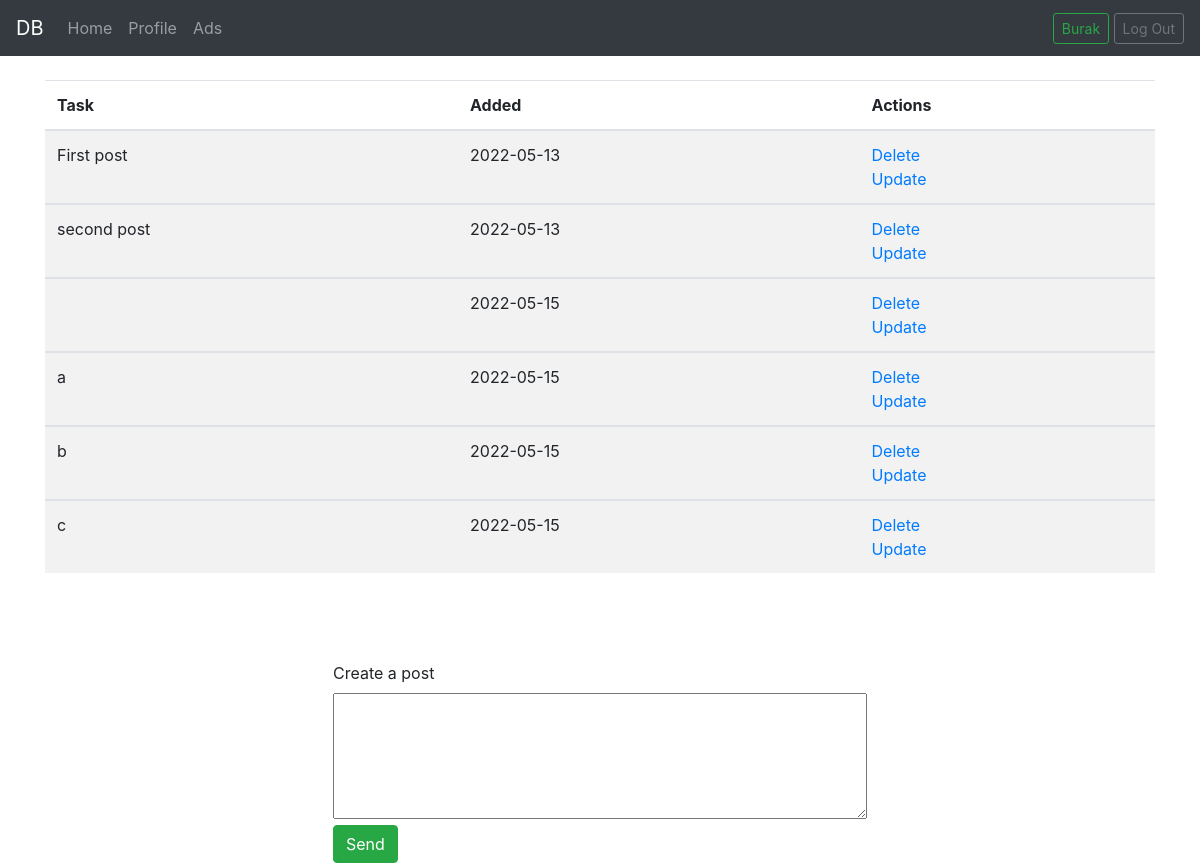
The app's page /profile (signed in), older data.
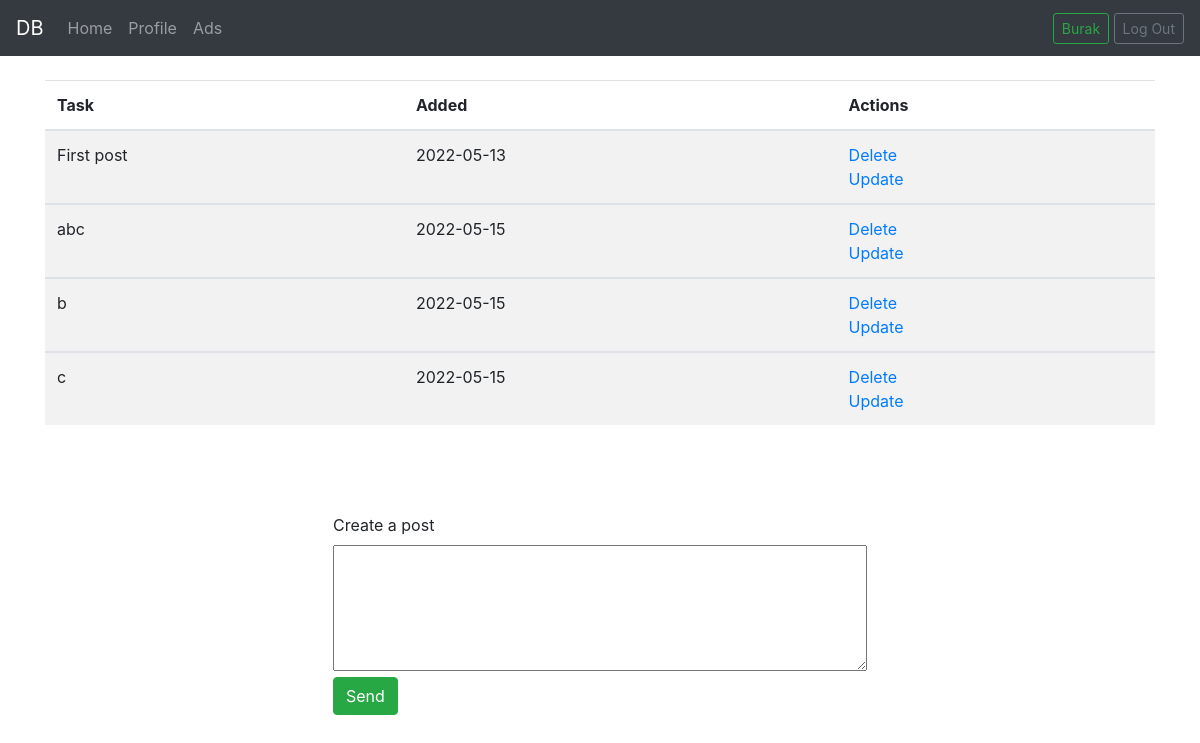
The same page, newer data.
### app.py (models this page shows, shortened)
class Post(db.Model):
    id = db.Column(db.Integer, primary_key=True)
    content = db.Column(db.String(400), nullable=False)
    date_created = db.Column(db.DateTime, default=datetime.utcnow)
    user_id = db.Column(db.Integer, db.ForeignKey('user.id'))

### app.py (the view)
@app.route('/profile', methods=['GET', 'POST'])
def profile():
    if request.method == 'POST':
        content = request.form['content']
        if len(content) < 1:
            flash("Task too short!", category='error')
        else:
            new_post = Post(
                content=content,
                user_id=current_user.id)
            db.session.add(new_post)
            db.session.commit()
            flash("Task created successfully", category='success')
            return redirect('ads')
        return redirect(url_for('profile'))
    else:
        return render_template(
            'profile.html',
            user=current_user)

### app.py (called while the page is built)
@login_manager.user_loader
def load_user(user_id):
    return User.query.get(int(user_id))

### templates/profile.html (shortened to what this page needs)
{% extends 'base.html' %}
{% block body %}
    {% if current_user.is_authenticated %}
    <br>
    <div class="container">
        <table class="table table-striped">
            <thead>
                <tr>
                    <th scope="col">Task</th>
                    <th scope="col">Added</th>
                    <th scope="col">Actions</th>
                </tr>
            </thead>
            {% for post in user.posts %}
                <tbody>
                    <tr>
                        <td scope="row">{{ post.content }}</td>
                        <td scope="row">{{ post.date_created.date() }}</td>
                        <td scope="row">
                            <a href="/delete/{{post.id}}">Delete</a><br>
                            <a href="/update/{{post.id}}">Update</a>
                        </td>
                    </tr>
                </tbody>
            {% endfor %}
        </table>
    </div><br><br><br>
    <div class="d-flex justify-content-md-center align-items-center">
        <form action="/profile" method="POST">
            <label for="content">Create a post</label><br>
            <textarea id="content" name="content" rows="5" cols="50"></textarea><br>
            <input class="btn btn-success" type="submit" value="Send">
        </form>
    </div>
    {% endif %}
{% endblock %}

Row changes from the older to the newer data that the page shows:
removed Post: content "second post", date_created "2022-05-13"
removed Post: date_created "2022-05-15"
changed Post: content "a" → "abc"
